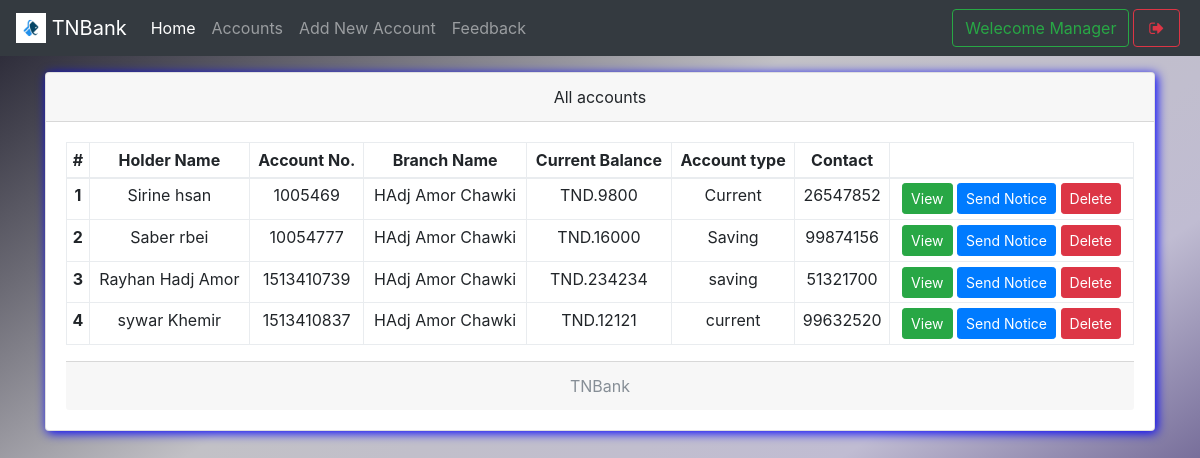
The page /mindex.php (signed in) on the database its author committed.
### tables this page shows
CREATE TABLE `useraccounts` (
  `id` int(11) NOT NULL,
  `email` text NOT NULL,
  `password` text NOT NULL,
  `name` varchar(111) NOT NULL,
  `balance` varchar(111) NOT NULL,
  `cnic` varchar(111) NOT NULL,
  `number` varchar(111) NOT NULL,
  `city` varchar(111) NOT NULL,
  `address` varchar(111) NOT NULL,
  `source` varchar(111) NOT NULL,
  `accountNo` varchar(111) NOT NULL,
  `branch` varchar(111) NOT NULL,
  `accountType` varchar(111) NOT NULL,
  `date` timestamp NOT NULL DEFAULT CURRENT_TIMESTAMP
);

CREATE TABLE `branch` (
  `branchId` int(11) NOT NULL,
  `branchNo` varchar(111) NOT NULL,
  `branchName` varchar(111) NOT NULL
);

### mindex.php (the view, shortened to what this page needs)
<!DOCTYPE html>
<html>
<head>
  <?php require 'assets/autoloader.php'; ?>
  <?php require 'assets/function.php'; ?>
</head>
<body>
  <nav class="navbar navbar-expand-lg navbar-dark bg-dark fixed-top">
    <a class="navbar-brand" href="#">
      <img src="images/logo.png" width="30" height="30" class="d-inline-block align-top" alt="">
      <?php echo bankName; ?>
    </a>
    <div class="collapse navbar-collapse" id="navbarSupportedContent">
      <ul class="navbar-nav mr-auto">
        <li class="nav-item ">
          <a class="nav-link active" href="mindex.php">Home <span class="sr-only">(current)</span></a>
        </li>
        <li class="nav-item "> <a class="nav-link" href="maccounts.php">Accounts</a></li>
        <li class="nav-item "> <a class="nav-link" href="maddnew.php">Add New Account</a></li>
        <li class="nav-item "> <a class="nav-link" href="mfeedback.php">Feedback</a></li>
      </ul>
      <?php include 'msideButton.php'; ?>
    </div>
  </nav><br><br><br>
  <div class="container">
    <div class="card w-100 text-center shadowBlue">
      <div class="card-header">
        All accounts
      </div>
      <div class="card-body">
        <table class="table table-bordered table-sm">
          <thead>
            <tr>
              <th scope="col">#</th>
              <th scope="col">Holder Name</th>
              <th scope="col">Account No.</th>
              <th scope="col">Branch Name</th>
              <th scope="col">Current Balance</th>
              <th scope="col">Account type</th>
              <th scope="col">Contact</th>
              <th scope="col"></th>
            </tr>
          </thead>
          <tbody>
            <?php
            $i = 0;
            $array = $con->query("select * from useraccounts,branch where useraccounts.branch = branch.branchId");
            if ($array->num_rows > 0) {
              while ($row = $array->fetch_assoc()) {
                $i++;
            ?>
                <tr>
                  <th scope="row"><?php echo $i ?></th>
                  <td><?php echo $row['name'] ?></td>
                  <td><?php echo $row['accountNo'] ?></td>
                  <td><?php echo $row['branchName'] ?></td>
                  <td>TND.<?php echo $row['balance'] ?></td>
                  <td><?php echo $row['accountType'] ?></td>
                  <td><?php echo $row['number'] ?></td>
                  <td>
                    <a href="show.php?id=<?php echo $row['id'] ?>" class='btn btn-success btn-sm' data-toggle='tooltip' title="View More info">View</a>
                    <a href="mnotice.php?id=<?php echo $row['id'] ?>" class='btn btn-primary btn-sm' data-toggle='tooltip' title="Send notice to this">Send Notice</a>
                    <a href="mindex.php?delete=<?php echo $row['id'] ?>" class='btn btn-danger btn-sm' data-toggle='tooltip' title="Delete this account">Delete</a>
                  </td>
                </tr>
            <?php
              }
            }
            ?>
          </tbody>
        </table>
        <div class="card-footer text-muted">
          <?php echo bankName; ?>
        </div>
      </div>
</body>
</html>

### css/custom.css (style rules this page uses)
.shadowBlue { box-shadow: 2px 2px 11px blue }

### mindex.php (style rules this page uses)
body { height: 100vh; background-image: linear-gradient(to right bottom, #21202e, #454450, #6c6b75, #96959d, #c2c1c6, #c1bfca, #c1bece, #c0bcd2, #938cb0, #695f8f, #3f346f, #100d4f); }

### rows shown on the page
useraccounts: name "Sirine hsan", accountNo "1005469", branch.branchName "HAdj Amor Chawki", balance "9800", accountType "Current", number "26547852"
useraccounts: name "Saber rbei", accountNo "10054777", branch.branchName "HAdj Amor Chawki", balance "16000", accountType "Saving", number "99874156"
useraccounts: name "Rayhan Hadj Amor", accountNo "1513410739", branch.branchName "HAdj Amor Chawki", balance "234234", accountType "saving", number "51321700"
useraccounts: name "sywar Khemir", accountNo "1513410837", branch.branchName "HAdj Amor Chawki", balance "12121", accountType "current", number "99632520"

### other values the page prints
bankName "TNBank"
